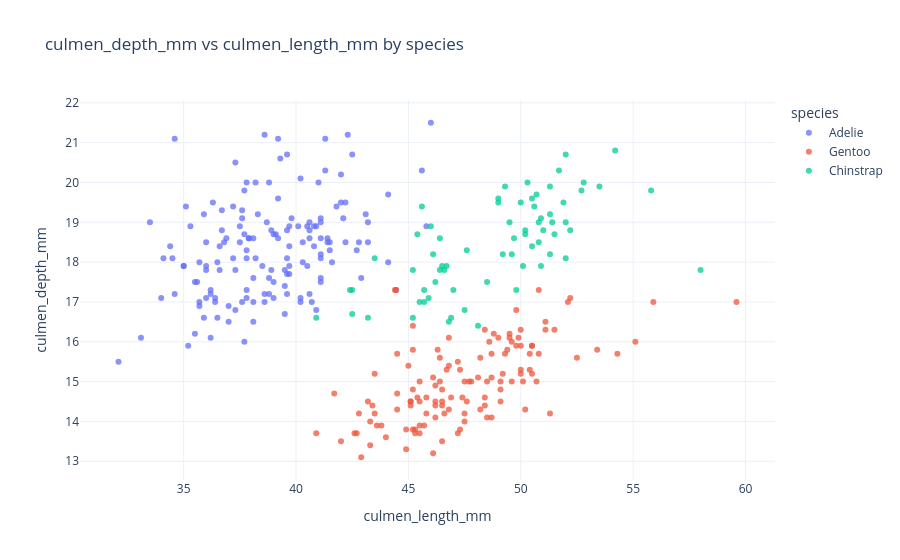

The cell this chart's notebook holds for it:
### Code cell
scatter_fig = create_interactive_scatter(df, 'culmen_length_mm', 'culmen_depth_mm', 'species')
scatter_fig.write_html('../reports/figures/interactive_scatter.html')
scatter_fig.show()

### Figure 1 — Plotly figure (JSON) as saved in the notebook; plotly's stock layout.template omitted (floating-point values rounded to 4 significant figures; data arrays with more than 128 entries replaced by an {"elided": "..."} marker saying what was removed)
{"data": [{"customdata": {"elided": "152x4 mixed values"}, "hovertemplate": "species=%{customdata[0]}<br>culmen_length_mm=%{x}<br>culmen_depth_mm=%{y}<br>island=%{customdata[1]}<br>flipper_length_mm=%{customdata[2]}<br>body_mass_g=%{customdata[3]}<extra></extra>", "legendgroup": "Adelie", "marker": {"color": "#636efa", "opacity": 0.75, "symbol": "circle"}, "mode": "markers", "name": "Adelie", "orientation": "v", "showlegend": true, "type": "scatter", "x": {"elided": "152 float values"}, "xaxis": "x", "y": {"elided": "152 float values"}, "yaxis": "y"}, {"customdata": {"elided": "124x4 mixed values"}, "hovertemplate": "species=%{customdata[0]}<br>culmen_length_mm=%{x}<br>culmen_depth_mm=%{y}<br>island=%{customdata[1]}<br>flipper_length_mm=%{customdata[2]}<br>body_mass_g=%{customdata[3]}<extra></extra>", "legendgroup": "Gentoo", "marker": {"color": "#EF553B", "opacity": 0.75, "symbol": "circle"}, "mode": "markers", "name": "Gentoo", "orientation": "v", "showlegend": true, "type": "scatter", "x": [46.1, 50.0, 48.7, 50.0, 47.6, 46.5, 45.4, 46.7, 43.3, 46.8, 40.9, 49.0, 45.5, 48.4, 45.8, 49.3, 42.0, 49.2, 46.2, 48.7, 50.2, 45.1, 46.5, 46.3, 42.9, 46.1, 44.5, 47.8, 48.2, 50.0, 47.3, 42.8, 45.1, 59.6, 49.1, 48.4, 42.6, 44.4, 44.0, 48.7, 42.7, 49.6, 45.3, 49.6, 50.5, 43.6, 45.5, 50.5, 44.9, 45.2, 46.6, 48.5, 45.1, 50.1, 46.5, 45.0, 43.8, 45.5, 43.2, 50.4, 45.3, 46.2, 45.7, 54.3, 45.8, 49.8, 46.2, 49.5, 43.5, 50.7, 47.7, 46.4, 48.2, 46.5, 46.4, 48.6, 47.5, 51.1, 45.2, 45.2, 49.1, 52.5, 47.4, 50.0, 44.9, 50.8, 43.4, 51.3, 47.5, 52.1, 47.5, 52.2, 45.5, 49.5, 44.5, 50.8, 49.4, 46.9, 48.4, 51.1, 48.5, 55.9, 47.2, 49.1, 47.3, 46.8, 41.7, 53.4, 43.3, 48.1, 50.5, 49.8, 43.5, 51.5, 46.2, 55.1, 44.5, 48.8, 47.2, 44.45, 46.8, 50.4, 45.2, 49.9], "xaxis": "x", "y": [13.2, 16.3, 14.1, 15.2, 14.5, 13.5, 14.6, 15.3, 13.4, 15.4, 13.7, 16.1, 13.7, 14.6, 14.6, 15.7, 13.5, 15.2, 14.5, 15.1, 14.3, 14.5, 14.5, 15.8, 13.1, 15.1, 14.3, 15.0, 14.3, 15.3, 15.3, 14.2, 14.5, 17.0, 14.8, 16.3, 13.7, 17.3, 13.6, 15.7, 13.7, 16.0, 13.7, 15.0, 15.9, 13.9, 13.9, 15.9, 13.3, 15.8, 14.2, 14.1, 14.4, 15.0, 14.4, 15.4, 13.9, 15.0, 14.5, 15.3, 13.8, 14.9, 13.9, 15.7, 14.2, 16.8, 14.4, 16.2, 14.2, 15.0, 15.0, 15.6, 15.6, 14.8, 15.0, 16.0, 14.2, 16.3, 13.8, 16.4, 14.5, 15.6, 14.6, 15.9, 13.8, 17.3, 14.4, 14.2, 14.0, 17.0, 15.0, 17.1, 14.5, 16.1, 14.7, 15.7, 15.8, 14.6, 14.4, 16.5, 15.0, 17.0, 15.5, 15.0, 13.8, 16.1, 14.7, 15.8, 14.0, 15.1, 15.2, 15.9, 15.2, 16.3, 14.1, 16.0, 15.7, 16.2, 13.7, 17.3, 14.3, 15.7, 14.8, 16.1], "yaxis": "y"}, {"customdata": {"elided": "68x4 mixed values"}, "hovertemplate": "species=%{customdata[0]}<br>culmen_length_mm=%{x}<br>culmen_depth_mm=%{y}<br>island=%{customdata[1]}<br>flipper_length_mm=%{customdata[2]}<br>body_mass_g=%{customdata[3]}<extra></extra>", "legendgroup": "Chinstrap", "marker": {"color": "#00cc96", "opacity": 0.75, "symbol": "circle"}, "mode": "markers", "name": "Chinstrap", "orientation": "v", "showlegend": true, "type": "scatter", "x": [46.5, 50.0, 51.3, 45.4, 52.7, 45.2, 46.1, 51.3, 46.0, 51.3, 46.6, 51.7, 47.0, 52.0, 45.9, 50.5, 50.3, 58.0, 46.4, 49.2, 42.4, 48.5, 43.2, 50.6, 46.7, 52.0, 50.5, 49.5, 46.4, 52.8, 40.9, 54.2, 42.5, 51.0, 49.7, 47.5, 47.6, 52.0, 46.9, 53.5, 49.0, 46.2, 50.9, 45.5, 50.9, 50.8, 50.1, 49.0, 51.5, 49.8, 48.1, 51.4, 45.7, 50.7, 42.5, 52.2, 45.2, 49.3, 50.2, 45.6, 51.9, 46.8, 45.7, 55.8, 43.5, 49.6, 50.8, 50.2], "xaxis": "x", "y": [17.9, 19.5, 19.2, 18.7, 19.8, 17.8, 18.2, 18.2, 18.9, 19.9, 17.8, 20.3, 17.3, 18.1, 17.1, 19.6, 20.0, 17.8, 18.6, 18.2, 17.3, 17.5, 16.6, 19.4, 17.9, 19.0, 18.4, 19.0, 17.8, 20.0, 16.6, 20.8, 16.7, 18.8, 18.6, 16.8, 18.3, 20.7, 16.6, 19.9, 19.5, 17.5, 19.1, 17.0, 17.9, 18.5, 17.9, 19.6, 18.7, 17.3, 16.4, 19.0, 17.3, 19.7, 17.3, 18.8, 16.6, 19.9, 18.8, 19.4, 19.5, 16.5, 17.0, 19.8, 18.1, 18.2, 19.0, 18.7], "yaxis": "y"}], "layout": {"legend": {"title": {"text": "species"}, "tracegroupgap": 0}, "title": {"text": "culmen_depth_mm vs culmen_length_mm by species"}, "xaxis": {"anchor": "y", "domain": [0, 1], "title": {"text": "culmen_length_mm"}}, "yaxis": {"anchor": "x", "domain": [0, 1], "title": {"text": "culmen_depth_mm"}}}}
